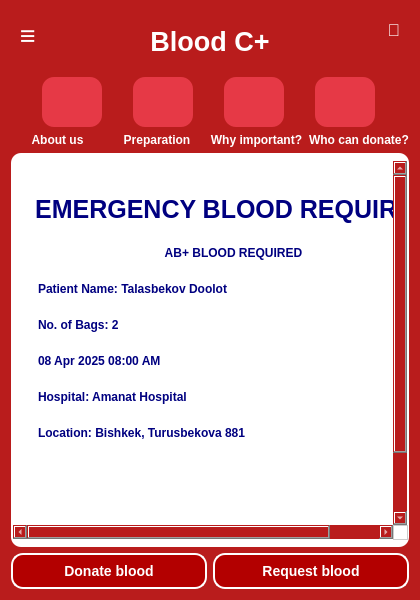
<?xml version="1.0" encoding="UTF-8"?>
<ui version="4.0">
 <class>BloodDonation</class>
 <widget class="QWidget" name="BloodDonation">
  <property name="geometry">
   <rect>
    <x>0</x>
    <y>0</y>
    <width>420</width>
    <height>600</height>
   </rect>
  </property>
  <property name="minimumSize">
   <size>
    <width>420</width>
    <height>600</height>
   </size>
  </property>
  <property name="maximumSize">
   <size>
    <width>420</width>
    <height>600</height>
   </size>
  </property>
  <property name="cursor">
   <cursorShape>ArrowCursor</cursorShape>
  </property>
  <property name="windowTitle">
   <string>Blood Donation</string>
  </property>
  <property name="styleSheet">
   <string notr="true">background-color: #b91c1c; color: white; font-weight: bold;</string>
  </property>
  <layout class="QVBoxLayout" name="verticalLayout">
   <item>
    <widget class="QWidget" name="topBar" native="true">
     <property name="minimumSize">
      <size>
       <width>0</width>
       <height>60</height>
      </size>
     </property>
     <property name="styleSheet">
      <string notr="true">background-color: #b91c1c; color: white; font-weight: bold;</string>
     </property>
     <layout class="QHBoxLayout" name="horizontalLayout_3">
      <item>
       <widget class="QLabel" name="menuIcon">
        <property name="font">
         <font>
          <pointsize>20</pointsize>
          <bold>true</bold>
         </font>
        </property>
        <property name="text">
         <string>≡</string>
        </property>
        <property name="alignment">
         <set>Qt::AlignLeading|Qt::AlignLeft|Qt::AlignTop</set>
        </property>
       </widget>
      </item>
      <item>
       <widget class="QLabel" name="titleText">
        <property name="font">
         <font>
          <pointsize>20</pointsize>
          <bold>true</bold>
         </font>
        </property>
        <property name="text">
         <string>Blood C+</string>
        </property>
        <property name="alignment">
         <set>Qt::AlignCenter</set>
        </property>
       </widget>
      </item>
      <item>
       <widget class="QLabel" name="bellIcon">
        <property name="font">
         <font>
          <pointsize>13</pointsize>
          <bold>true</bold>
         </font>
        </property>
        <property name="text">
         <string>🔔</string>
        </property>
        <property name="alignment">
         <set>Qt::AlignRight|Qt::AlignTop|Qt::AlignTrailing</set>
        </property>
       </widget>
      </item>
     </layout>
    </widget>
   </item>
   <item>
    <layout class="QHBoxLayout" name="horizontalLayout">
     <property name="spacing">
      <number>0</number>
     </property>
     <item>
      <widget class="QPushButton" name="aboutUsBtn">
       <property name="sizePolicy">
        <sizepolicy hsizetype="Minimum" vsizetype="Minimum">
         <horstretch>0</horstretch>
         <verstretch>0</verstretch>
        </sizepolicy>
       </property>
       <property name="minimumSize">
        <size>
         <width>60</width>
         <height>50</height>
        </size>
       </property>
       <property name="maximumSize">
        <size>
         <width>60</width>
         <height>50</height>
        </size>
       </property>
       <property name="styleSheet">
        <string notr="true">QPushButton {
    background-color: #e63946;
    color: white;
    border-radius: 12px;
    padding: 8px 8px;
    font-size: 16px;
    font-weight: bold;
    border: none;
}

QPushButton:hover {
    background-color: #d62839;
}

QPushButton:pressed {
    background-color: #ba1f33;
}</string>
       </property>
       <property name="text">
        <string/>
       </property>
       <property name="icon">
        <iconset>
         <normaloff>../../Downloads/information.png</normaloff>../../Downloads/information.png</iconset>
       </property>
       <property name="iconSize">
        <size>
         <width>30</width>
         <height>30</height>
        </size>
       </property>
      </widget>
     </item>
     <item>
      <widget class="QPushButton" name="preperationBtn">
       <property name="minimumSize">
        <size>
         <width>60</width>
         <height>50</height>
        </size>
       </property>
       <property name="maximumSize">
        <size>
         <width>60</width>
         <height>50</height>
        </size>
       </property>
       <property name="styleSheet">
        <string notr="true">QPushButton {
    background-color: #e63946;
    color: white;
    border-radius: 12px;
    padding: 8px 8px;
    font-size: 16px;
    font-weight: bold;
    border: none;
}

QPushButton:hover {
    background-color: #d62839;
}

QPushButton:pressed {
    background-color: #ba1f33;
}</string>
       </property>
       <property name="text">
        <string/>
       </property>
       <property name="icon">
        <iconset>
         <normaloff>../../Downloads/clipboard.png</normaloff>../../Downloads/clipboard.png</iconset>
       </property>
       <property name="iconSize">
        <size>
         <width>30</width>
         <height>30</height>
        </size>
       </property>
      </widget>
     </item>
     <item>
      <widget class="QPushButton" name="whyImportantBtn">
       <property name="minimumSize">
        <size>
         <width>60</width>
         <height>50</height>
        </size>
       </property>
       <property name="maximumSize">
        <size>
         <width>60</width>
         <height>50</height>
        </size>
       </property>
       <property name="styleSheet">
        <string notr="true">QPushButton {
    background-color: #e63946;
    color: white;
    border-radius: 12px;
    padding: 8px 16px;
    font-size: 16px;
    font-weight: bold;
    border: none;
}

QPushButton:hover {
    background-color: #d62839;
}

QPushButton:pressed {
    background-color: #ba1f33;
}</string>
       </property>
       <property name="text">
        <string/>
       </property>
       <property name="icon">
        <iconset>
         <normaloff>../../Downloads/warning.png</normaloff>../../Downloads/warning.png</iconset>
       </property>
       <property name="iconSize">
        <size>
         <width>35</width>
         <height>35</height>
        </size>
       </property>
      </widget>
     </item>
     <item>
      <widget class="QPushButton" name="whoCanDonateBtn">
       <property name="minimumSize">
        <size>
         <width>60</width>
         <height>50</height>
        </size>
       </property>
       <property name="maximumSize">
        <size>
         <width>60</width>
         <height>50</height>
        </size>
       </property>
       <property name="styleSheet">
        <string notr="true">QPushButton {
    background-color: #e63946;
    color: white;
    border-radius: 12px;
    padding: 8px 16px;
}

QPushButton:hover {
    background-color: #d62839;
}

QPushButton:pressed {
    background-color: #ba1f33;
}</string>
       </property>
       <property name="text">
        <string/>
       </property>
       <property name="icon">
        <iconset>
         <normaloff>../../Downloads/blood-drop.png</normaloff>../../Downloads/blood-drop.png</iconset>
       </property>
       <property name="iconSize">
        <size>
         <width>35</width>
         <height>35</height>
        </size>
       </property>
      </widget>
     </item>
    </layout>
   </item>
   <item>
    <layout class="QHBoxLayout" name="horizontalLayout_2">
     <item>
      <widget class="QLabel" name="label_4">
       <property name="styleSheet">
        <string notr="true"/>
       </property>
       <property name="text">
        <string>About us</string>
       </property>
       <property name="alignment">
        <set>Qt::AlignHCenter|Qt::AlignTop</set>
       </property>
      </widget>
     </item>
     <item>
      <widget class="QLabel" name="label">
       <property name="text">
        <string>Preparation</string>
       </property>
       <property name="alignment">
        <set>Qt::AlignCenter</set>
       </property>
      </widget>
     </item>
     <item>
      <widget class="QLabel" name="label_2">
       <property name="text">
        <string>Why important?</string>
       </property>
       <property name="alignment">
        <set>Qt::AlignCenter</set>
       </property>
      </widget>
     </item>
     <item>
      <widget class="QLabel" name="label_3">
       <property name="text">
        <string>Who can donate?</string>
       </property>
       <property name="alignment">
        <set>Qt::AlignCenter</set>
       </property>
      </widget>
     </item>
    </layout>
   </item>
   <item>
    <widget class="QScrollArea" name="scrollArea">
     <property name="styleSheet">
      <string notr="true">QWidget {
    border-radius: 10px;
    padding: 8px 2px;
    font-weight: bold;
    border: none;
	color: rgb(0,0,128);
	background-color: rgb(255, 255, 255);
}</string>
     </property>
     <property name="widgetResizable">
      <bool>true</bool>
     </property>
     <widget class="QWidget" name="scrollContent">
      <property name="geometry">
       <rect>
        <x>0</x>
        <y>-215</y>
        <width>382</width>
        <height>598</height>
       </rect>
      </property>
      <property name="sizePolicy">
       <sizepolicy hsizetype="Expanding" vsizetype="Expanding">
        <horstretch>0</horstretch>
        <verstretch>0</verstretch>
       </sizepolicy>
      </property>
      <property name="styleSheet">
       <string notr="true">background-color: rgb(255, 255, 255);</string>
      </property>
      <layout class="QVBoxLayout" name="scrollLayout">
       <item>
        <widget class="QFrame" name="bloodCard">
         <property name="frameShape">
          <enum>QFrame::StyledPanel</enum>
         </property>
         <layout class="QVBoxLayout" name="cardLayout">
          <item>
           <widget class="QLabel" name="emergencyTitle">
            <property name="font">
             <font>
              <pointsize>19</pointsize>
              <bold>true</bold>
             </font>
            </property>
            <property name="styleSheet">
             <string notr="true">color: rgb(0,0,128);</string>
            </property>
            <property name="text">
             <string>EMERGENCY BLOOD REQUIRED</string>
            </property>
            <property name="alignment">
             <set>Qt::AlignCenter</set>
            </property>
           </widget>
          </item>
          <item>
           <widget class="QLabel" name="bloodTitle">
            <property name="styleSheet">
             <string notr="true">color: rgb(0,0,128);</string>
            </property>
            <property name="text">
             <string>AB+ BLOOD REQUIRED</string>
            </property>
            <property name="alignment">
             <set>Qt::AlignCenter</set>
            </property>
           </widget>
          </item>
          <item>
           <widget class="QLabel" name="patientInfo">
            <property name="styleSheet">
             <string notr="true">color: rgb(0,0,128);</string>
            </property>
            <property name="text">
             <string>Patient Name: Talasbekov Doolot</string>
            </property>
           </widget>
          </item>
          <item>
           <widget class="QLabel" name="bagsInfo">
            <property name="styleSheet">
             <string notr="true">color: rgb(0,0,128);</string>
            </property>
            <property name="text">
             <string>No. of Bags: 2</string>
            </property>
           </widget>
          </item>
          <item>
           <widget class="QLabel" name="transfusionInfo">
            <property name="styleSheet">
             <string notr="true">color: rgb(0, 0, 128);</string>
            </property>
            <property name="text">
             <string>08 Apr 2025 08:00 AM</string>
            </property>
           </widget>
          </item>
          <item>
           <widget class="QLabel" name="hospitalInfo">
            <property name="styleSheet">
             <string notr="true">color: rgb(0, 0, 128);</string>
            </property>
            <property name="text">
             <string>Hospital: Amanat Hospital </string>
            </property>
           </widget>
          </item>
          <item>
           <widget class="QLabel" name="locationInfo">
            <property name="styleSheet">
             <string notr="true">color: rgb(0, 0, 128);</string>
            </property>
            <property name="text">
             <string>Location: Bishkek, Turusbekova 881</string>
            </property>
           </widget>
          </item>
         </layout>
        </widget>
       </item>
       <item>
        <widget class="QLabel" name="impactImage">
         <property name="styleSheet">
          <string notr="true">color: rgb(9, 9, 9);</string>
         </property>
         <property name="text">
          <string/>
         </property>
         <property name="pixmap">
          <pixmap>../../Downloads/images.png</pixmap>
         </property>
         <property name="alignment">
          <set>Qt::AlignCenter</set>
         </property>
        </widget>
       </item>
       <item>
        <widget class="QTableWidget" name="tableWidget"/>
       </item>
       <item>
        <layout class="QVBoxLayout" name="bargraph">
         <item>
          <layout class="QHBoxLayout" name="horizontalLayout_5"/>
         </item>
        </layout>
       </item>
      </layout>
     </widget>
    </widget>
   </item>
   <item>
    <layout class="QHBoxLayout" name="bottomNav">
     <item>
      <widget class="QPushButton" name="donateBtn">
       <property name="styleSheet">
        <string notr="true">/* Общий стиль для всего окна */
QWidget {
    background-color: #b30000; /* насыщенный красный */
    font-family: 'Segoe UI', sans-serif;
    color: white;
}

/* Заголовки */
QLabel#titleLabel {
    font-size: 24px;
    font-weight: bold;
    color: white;
}

/* Подзаголовки и текст */
QLabel {
    font-size: 14px;
    color: white;
}

/* Поля ввода */
QLineEdit {
    background-color: white;
    border: 2px solid #ff4d4d;
    border-radius: 10px;
    padding: 6px;
    color: #333;
    font-size: 14px;
}

/* Фокус на поле */
QLineEdit:focus {
    border: 2px solid #ff1a1a;
}

/* Кнопки */
QPushButton {
    background-color: #b30000;
    color: white;
    font-weight: bold;
    font-size: 14px;
    border-radius: 12px;
    padding: 8px 16px;
    border: 2px solid white;
}

QPushButton:hover {
    background-color: #ffcccc;
    color: #800000;
}

QPushButton:pressed {
    background-color: #ffe6e6;
    border: 2px solid #ff9999;
}

/* Ошибки или уведомления */
QLabel#errorLabel {
    color: #ffcccc;
    font-size: 12px;
}

/* Кнопки внизу: Sign In / Sign Up переключение */
QPushButton#switchButton {
    background: transparent;
    color: white;
    font-size: 12px;
    text-decoration: underline;
    border: none;
}

QPushButton#switchButton:hover {
    color: #ff9999;
}</string>
       </property>
       <property name="text">
        <string>Donate blood</string>
       </property>
      </widget>
     </item>
     <item>
      <widget class="QPushButton" name="requestBtn">
       <property name="styleSheet">
        <string notr="true">/* Общий стиль для всего окна */
QWidget {
    background-color: #b30000; /* насыщенный красный */
    font-family: 'Segoe UI', sans-serif;
    color: white;
}

/* Заголовки */
QLabel#titleLabel {
    font-size: 24px;
    font-weight: bold;
    color: white;
}

/* Подзаголовки и текст */
QLabel {
    font-size: 14px;
    color: white;
}

/* Поля ввода */
QLineEdit {
    background-color: white;
    border: 2px solid #ff4d4d;
    border-radius: 10px;
    padding: 6px;
    color: #333;
    font-size: 14px;
}

/* Фокус на поле */
QLineEdit:focus {
    border: 2px solid #ff1a1a;
}

/* Кнопки */
QPushButton {
    background-color: #b30000;
    color: white;
    font-weight: bold;
    font-size: 14px;
    border-radius: 12px;
    padding: 8px 16px;
    border: 2px solid white;
}

QPushButton:hover {
    background-color: #ffcccc;
    color: #800000;
}

QPushButton:pressed {
    background-color: #ffe6e6;
    border: 2px solid #ff9999;
}

/* Ошибки или уведомления */
QLabel#errorLabel {
    color: #ffcccc;
    font-size: 12px;
}

/* Кнопки внизу: Sign In / Sign Up переключение */
QPushButton#switchButton {
    background: transparent;
    color: white;
    font-size: 12px;
    text-decoration: underline;
    border: none;
}

QPushButton#switchButton:hover {
    color: #ff9999;
}</string>
       </property>
       <property name="text">
        <string>Request blood</string>
       </property>
      </widget>
     </item>
    </layout>
   </item>
  </layout>
 </widget>
 <resources/>
 <connections/>
</ui>
